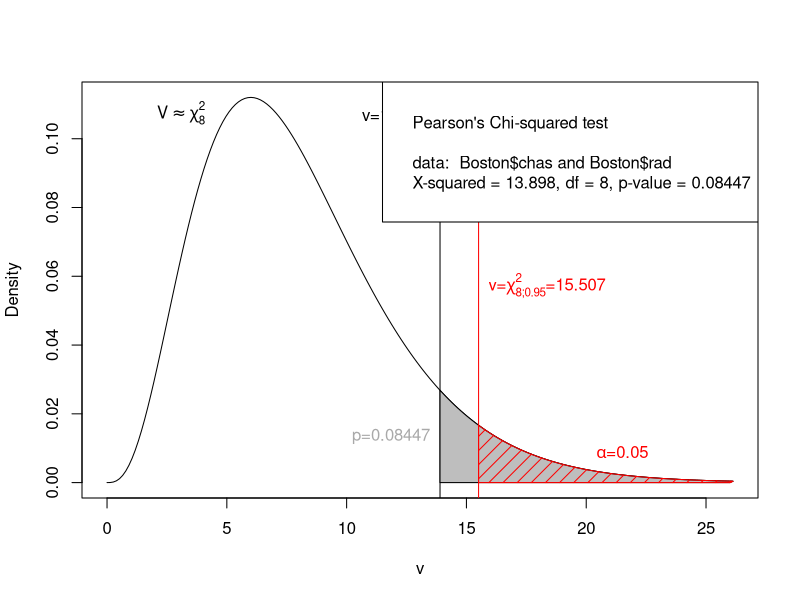

Write R code to recreate this figure.
library("MASS")

pdf("pvalue.pdf", width=12, height=8, bg="transparent")
c  <- 13.898
v  <- (0:200)/200*qchisq(0.999, df=8)
dv <- dchisq(v, df=8)
plot(v, dv, type="l", ylab="Density")
abline(v=13.898)
text(4.5, 0.95*max(dv), expression(V %~~% chi[8]^2), pos=2)

text(qchisq(0.95, df=8), 0.5*max(dv), expression(paste('v=', chi['8;0.95']^2, '=15.507')), pos=4, col="red")
text(c, 0.95*max(dv), sprintf('v=%.3f', c) , pos=2)
x <- c+(0:100)/100*(max(v)-c)
dx <- dchisq(x, df=8)
dx <- c(0, dx, 0)
x  <- c(x[1], x, x[100])
polygon(x, dx, col="grey")
text(c, max(dx)/2, 'p=0.08447', col="darkgrey", pos=2)

c <- qchisq(0.95, df=8)
x <- c+(0:100)/100*(max(v)-c)
dx <- dchisq(x, df=8)
dx <- c(0, dx, 0)
x  <- c(x[1], x, x[100])
polygon(x, dx, border="red", density=10, col="red")
text(20, max(dx)/2, expression(paste(alpha, "=0.05")), col="red", pos=4)
abline(v=qchisq(0.95, df=8), col="red")

t <- capture.output(chisq.test(Boston$chas, Boston$rad))
t <- gsub("\t", "", t) # take tab out
legend("topright", legend=t)
dev.off()
if (interactive()) browseURL(paste0(getwd(),"/pvalue.pdf"))
